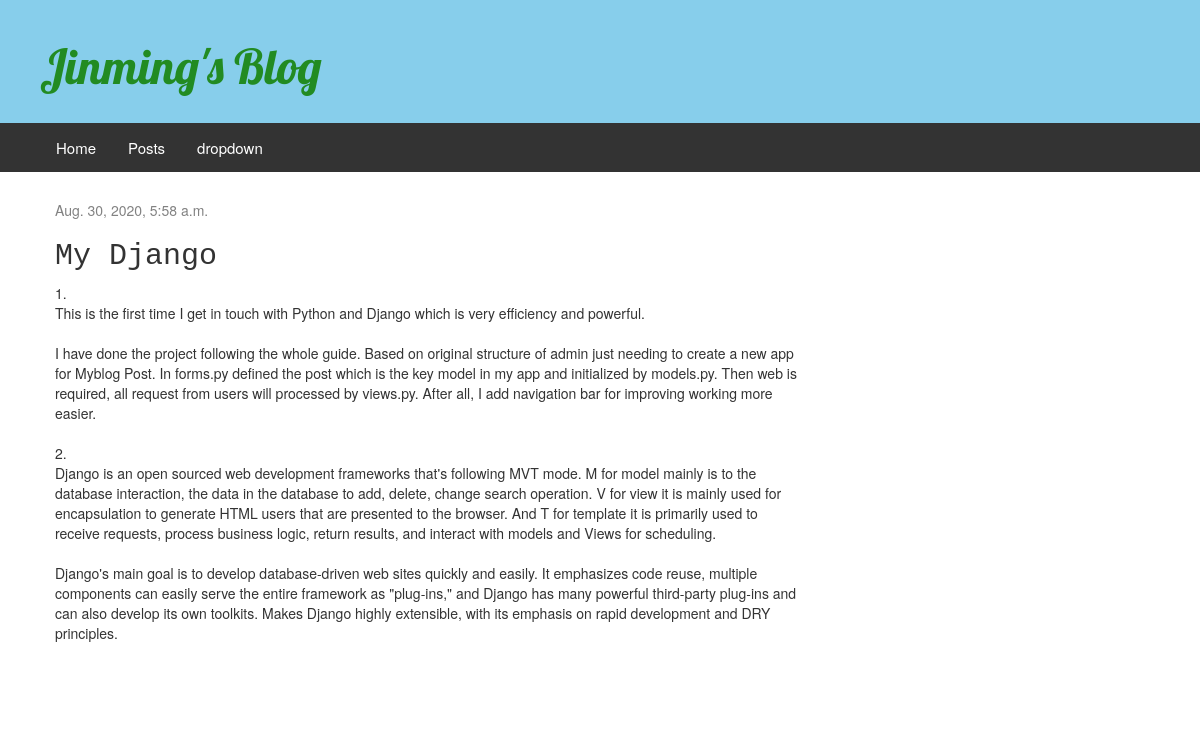
/post/5/detail, run on the app's committed database.
### blog/models.py (models this page shows, shortened)
class Post(models.Model):
    author = models.ForeignKey(settings.AUTH_USER_MODEL, on_delete=models.CASCADE)
    title = models.CharField(max_length=200)
    text = models.TextField()
    created_date = models.DateTimeField(default=timezone.now)
    published_date = models.DateTimeField(blank=True, null=True)

### blog/views.py (the view)
# urls.py: path('post/<int:pk>/detail', views.post_detail, name='post_detail'),
def post_detail(request, pk):
    post = get_object_or_404(Post, pk=pk)
    return render(request, 'blog/post_detail.html', {'post': post})

### blog/templates/blog/post_detail.html (shortened to what this page needs)
{% extends 'blog/base.html' %}
{% block content %}
    <div class="post">
        {% if post.published_date %}
            <div class="date">
                {{ post.published_date }}
            </div>
        {% endif %}
        <h2>{{ post.title }}</h2>
        <p>{{ post.text|linebreaksbr }}</p>
    </div>
{% endblock %}

### blog/static/css/blog.css (style rules this page uses)
h2 { font-family: "Bitstream Vera Sans Mono", Monaco, "Courier New", Courier, monospace; }
.date { color: #828282; }
.post { margin-bottom: 70px; }

### data on the page
Post: published_date "Aug. 30, 2020, 5:58 a.m.", title "My Django", text "1. This is the first time I get in touch with Python and Django which is very efficiency and powerful. I have done the project following the whole guide. Based on original structure of admin just needing to create a new app for Myblog Post. In forms.py defined the post which is the key model in my app and initialized by models.py. Then web is required, all request from users will processed by views.py. After all, I add navigation bar for improving working more easier. 2. Django is an open sourced web development frameworks that's following MVT mode. M for model mainly is to the database interaction, the data in the database to add, delete, change search operation. V for view it is mainly…"
